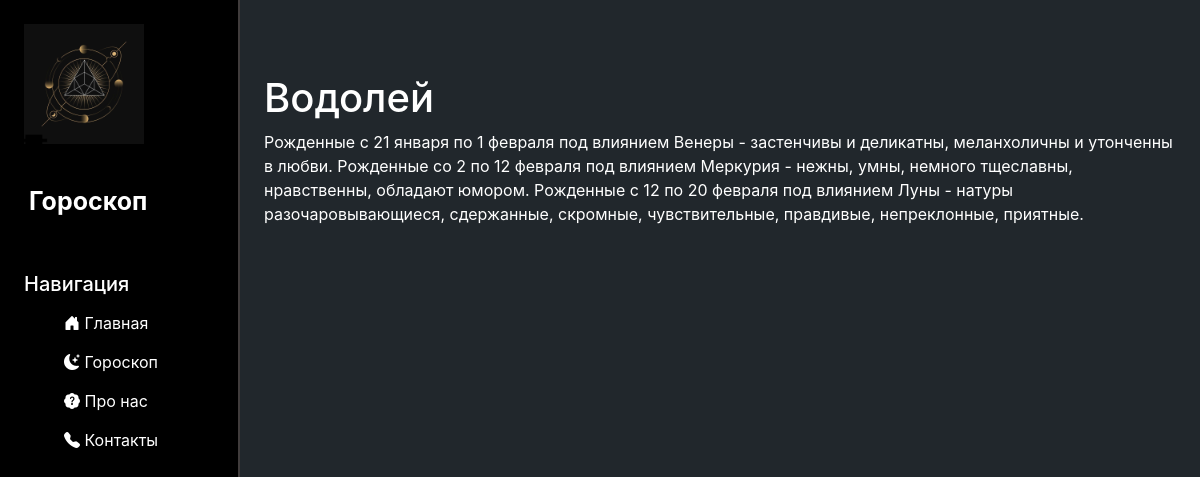
Before: /zodiac/aquarius with the older database file.
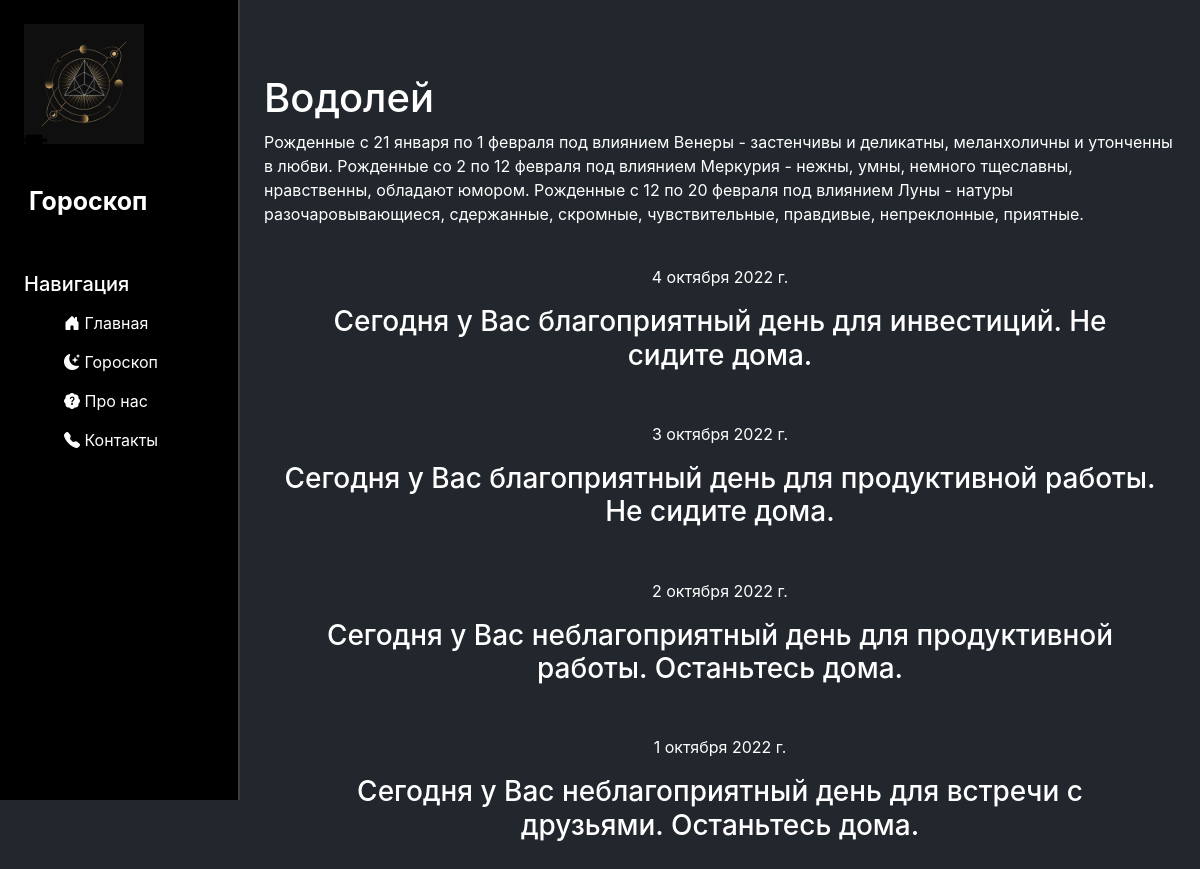
After: the same page with the newer database file.
### zodiac/models.py (models this page shows, shortened)
class Horoscope(models.Model):
    sign = models.CharField('Знак зодиака', max_length=20)
    horoscope_text = models.TextField('Гороскоп')
    date = models.DateField('Дата', max_length=15)
    class Meta:
        verbose_name = 'Гороскопы'
        verbose_name_plural = 'Гороскоп'

### zodiac/views.py (the view)
# urls.py: path('aquarius', views.aquarius, name='aquarius'),
def aquarius(request):
    prediction = Horoscope.objects.all().order_by('-date')
    return render(request, 'zodiac/aquarius.html', {'prediction': prediction})

### zodiac/templates/zodiac/aquarius.html (shortened to what this page needs)
{% extends 'main/base.html' %}
{% load static %}
{% block content %}
<div class="zodiacs">
    <h1>Водолей</h1>
    <body>
        <p>
            Рожденные с 21 января по 1 февраля под влиянием Венеры - застенчивы и деликатны, меланхоличны и утонченны в
            любви. Рожденные со 2 по 12 февраля под влиянием Меркурия - нежны, умны, немного тщеславны, нравственны,
            обладают юмором. Рожденные с 12 по 20 февраля под влиянием Луны - натуры разочаровывающиеся, сдержанные,
            скромные, чувствительные, правдивые, непреклонные, приятные.
        </p>
        {% for i in prediction %}
            {% if i.sign == 'Водолей' %}
                <div class="prediction">
                    <p>{{ i.date }}</p>
                    <h3>{{ i.horoscope_text }}</h3>
                </div>
            {% endif %}
        {% endfor %}
    </body>
</div>
{% endblock %}

Changed rows visible on the page:
added Horoscope: date "4 октября 2022 г.", horoscope_text "Сегодня у Вас благоприятный день для инвестиций. Не сидите дома."
added Horoscope: date "3 октября 2022 г.", horoscope_text "Сегодня у Вас благоприятный день для продуктивной работы. Не сидите дома."
added Horoscope: date "2 октября 2022 г.", horoscope_text "Сегодня у Вас неблагоприятный день для продуктивной работы. Останьтесь дома."
added Horoscope: date "1 октября 2022 г.", horoscope_text "Сегодня у Вас неблагоприятный день для встречи с друзьями. Останьтесь дома."
